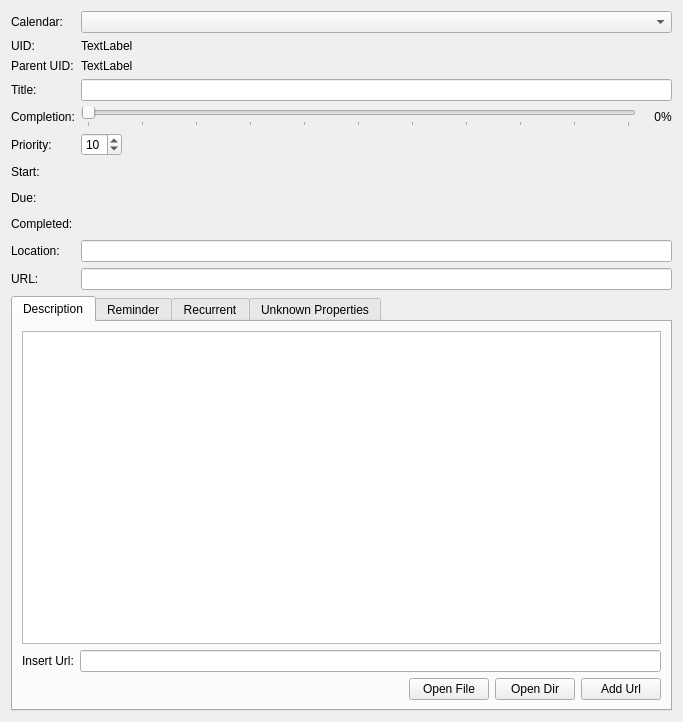
<?xml version="1.0" encoding="UTF-8"?>
<ui version="4.0">
 <class>Widget</class>
 <widget class="QWidget" name="Widget">
  <property name="geometry">
   <rect>
    <x>0</x>
    <y>0</y>
    <width>683</width>
    <height>722</height>
   </rect>
  </property>
  <property name="windowTitle">
   <string>ToDo details</string>
  </property>
  <layout class="QVBoxLayout" name="verticalLayout">
   <item>
    <layout class="QFormLayout" name="formLayout">
     <item row="1" column="0">
      <widget class="QLabel" name="label_9">
       <property name="text">
        <string>UID:</string>
       </property>
      </widget>
     </item>
     <item row="1" column="1">
      <widget class="QLabel" name="uidText">
       <property name="text">
        <string>TextLabel</string>
       </property>
      </widget>
     </item>
     <item row="2" column="0">
      <widget class="QLabel" name="label_10">
       <property name="text">
        <string>Parent UID:</string>
       </property>
      </widget>
     </item>
     <item row="2" column="1">
      <widget class="QLabel" name="parentUidText">
       <property name="text">
        <string>TextLabel</string>
       </property>
      </widget>
     </item>
     <item row="3" column="0">
      <widget class="QLabel" name="label">
       <property name="text">
        <string>Title:</string>
       </property>
      </widget>
     </item>
     <item row="3" column="1">
      <widget class="QLineEdit" name="titleEdit"/>
     </item>
     <item row="4" column="0">
      <widget class="QLabel" name="label_2">
       <property name="text">
        <string>Completion:</string>
       </property>
      </widget>
     </item>
     <item row="4" column="1">
      <layout class="QHBoxLayout" name="horizontalLayout_2">
       <property name="spacing">
        <number>0</number>
       </property>
       <item>
        <widget class="QSlider" name="completionSlider">
         <property name="maximum">
          <number>100</number>
         </property>
         <property name="orientation">
          <enum>Qt::Horizontal</enum>
         </property>
         <property name="tickPosition">
          <enum>QSlider::TicksBelow</enum>
         </property>
         <property name="tickInterval">
          <number>10</number>
         </property>
        </widget>
       </item>
       <item>
        <widget class="QLabel" name="completionValueLabel">
         <property name="sizePolicy">
          <sizepolicy hsizetype="Fixed" vsizetype="Preferred">
           <horstretch>0</horstretch>
           <verstretch>0</verstretch>
          </sizepolicy>
         </property>
         <property name="minimumSize">
          <size>
           <width>25</width>
           <height>0</height>
          </size>
         </property>
         <property name="text">
          <string>0</string>
         </property>
         <property name="alignment">
          <set>Qt::AlignRight|Qt::AlignTrailing|Qt::AlignVCenter</set>
         </property>
        </widget>
       </item>
       <item>
        <widget class="QLabel" name="label_6">
         <property name="text">
          <string>%</string>
         </property>
        </widget>
       </item>
      </layout>
     </item>
     <item row="5" column="0">
      <widget class="QLabel" name="label_3">
       <property name="text">
        <string>Priority:</string>
       </property>
      </widget>
     </item>
     <item row="5" column="1">
      <layout class="QHBoxLayout" name="horizontalLayout">
       <item>
        <widget class="QSpinBox" name="priorityBox">
         <property name="value">
          <number>10</number>
         </property>
        </widget>
       </item>
       <item>
        <spacer name="horizontalSpacer">
         <property name="orientation">
          <enum>Qt::Horizontal</enum>
         </property>
         <property name="sizeHint" stdset="0">
          <size>
           <width>40</width>
           <height>20</height>
          </size>
         </property>
        </spacer>
       </item>
      </layout>
     </item>
     <item row="6" column="0">
      <widget class="QLabel" name="label_15">
       <property name="text">
        <string>Start:</string>
       </property>
      </widget>
     </item>
     <item row="6" column="1">
      <layout class="QHBoxLayout" name="horizontalLayout_7">
       <item>
        <widget class="DateTimeModeWidget" name="startDateTime" native="true">
         <property name="minimumSize">
          <size>
           <width>50</width>
           <height>0</height>
          </size>
         </property>
        </widget>
       </item>
       <item>
        <spacer name="horizontalSpacer_5">
         <property name="orientation">
          <enum>Qt::Horizontal</enum>
         </property>
         <property name="sizeHint" stdset="0">
          <size>
           <width>40</width>
           <height>20</height>
          </size>
         </property>
        </spacer>
       </item>
      </layout>
     </item>
     <item row="7" column="0">
      <widget class="QLabel" name="label_16">
       <property name="text">
        <string>Due:</string>
       </property>
      </widget>
     </item>
     <item row="7" column="1">
      <layout class="QHBoxLayout" name="horizontalLayout_8">
       <item>
        <widget class="DateTimeModeWidget" name="dueDateTime" native="true">
         <property name="minimumSize">
          <size>
           <width>50</width>
           <height>0</height>
          </size>
         </property>
        </widget>
       </item>
       <item>
        <spacer name="horizontalSpacer_6">
         <property name="orientation">
          <enum>Qt::Horizontal</enum>
         </property>
         <property name="sizeHint" stdset="0">
          <size>
           <width>40</width>
           <height>20</height>
          </size>
         </property>
        </spacer>
       </item>
      </layout>
     </item>
     <item row="8" column="0">
      <widget class="QLabel" name="label_4">
       <property name="text">
        <string>Completed:</string>
       </property>
      </widget>
     </item>
     <item row="8" column="1">
      <layout class="QHBoxLayout" name="horizontalLayout_4">
       <item>
        <widget class="DateTimeModeWidget" name="completedDateTime" native="true">
         <property name="minimumSize">
          <size>
           <width>50</width>
           <height>0</height>
          </size>
         </property>
        </widget>
       </item>
       <item>
        <spacer name="horizontalSpacer_2">
         <property name="orientation">
          <enum>Qt::Horizontal</enum>
         </property>
         <property name="sizeHint" stdset="0">
          <size>
           <width>40</width>
           <height>20</height>
          </size>
         </property>
        </spacer>
       </item>
      </layout>
     </item>
     <item row="9" column="0">
      <widget class="QLabel" name="label_5">
       <property name="text">
        <string>Location:</string>
       </property>
      </widget>
     </item>
     <item row="9" column="1">
      <widget class="QLineEdit" name="locationEdit"/>
     </item>
     <item row="10" column="1">
      <widget class="QLineEdit" name="urlEdit"/>
     </item>
     <item row="10" column="0">
      <widget class="QLabel" name="label_8">
       <property name="text">
        <string>URL:</string>
       </property>
      </widget>
     </item>
     <item row="0" column="0">
      <widget class="QLabel" name="label_11">
       <property name="text">
        <string>Calendar:</string>
       </property>
      </widget>
     </item>
     <item row="0" column="1">
      <widget class="QComboBox" name="calendarCB"/>
     </item>
    </layout>
   </item>
   <item>
    <widget class="QTabWidget" name="tabWidget">
     <property name="currentIndex">
      <number>0</number>
     </property>
     <widget class="QWidget" name="descTab">
      <attribute name="title">
       <string>Description</string>
      </attribute>
      <layout class="QVBoxLayout" name="verticalLayout_2">
       <item>
        <widget class="QTextBrowser" name="descriptionEdit">
         <property name="readOnly">
          <bool>false</bool>
         </property>
         <property name="textInteractionFlags">
          <set>Qt::LinksAccessibleByKeyboard|Qt::LinksAccessibleByMouse|Qt::TextBrowserInteraction|Qt::TextEditable|Qt::TextEditorInteraction|Qt::TextSelectableByKeyboard|Qt::TextSelectableByMouse</set>
         </property>
         <property name="openLinks">
          <bool>false</bool>
         </property>
        </widget>
       </item>
       <item>
        <layout class="QHBoxLayout" name="urlLayout">
         <property name="topMargin">
          <number>0</number>
         </property>
         <item>
          <widget class="QLabel" name="label_7">
           <property name="text">
            <string>Insert Url:</string>
           </property>
          </widget>
         </item>
         <item>
          <widget class="QLineEdit" name="insertUrlEdit"/>
         </item>
        </layout>
       </item>
       <item>
        <layout class="QHBoxLayout" name="bottomButtonsLayout">
         <property name="topMargin">
          <number>0</number>
         </property>
         <item>
          <spacer name="horizontalSpacer_4">
           <property name="orientation">
            <enum>Qt::Horizontal</enum>
           </property>
           <property name="sizeHint" stdset="0">
            <size>
             <width>40</width>
             <height>20</height>
            </size>
           </property>
          </spacer>
         </item>
         <item>
          <widget class="QPushButton" name="openLocalFilePB">
           <property name="text">
            <string>Open File</string>
           </property>
          </widget>
         </item>
         <item>
          <widget class="QPushButton" name="openLocalDirPB">
           <property name="text">
            <string>Open Dir</string>
           </property>
          </widget>
         </item>
         <item>
          <widget class="QPushButton" name="addUrlPB">
           <property name="text">
            <string>Add Url</string>
           </property>
          </widget>
         </item>
        </layout>
       </item>
      </layout>
     </widget>
     <widget class="QWidget" name="reminderTab">
      <attribute name="title">
       <string>Reminder</string>
      </attribute>
      <layout class="QVBoxLayout" name="verticalLayout_3">
       <item>
        <widget class="ReminderWidget" name="reminderWidget" native="true"/>
       </item>
      </layout>
     </widget>
     <widget class="QWidget" name="recurrentTab">
      <attribute name="title">
       <string>Recurrent</string>
      </attribute>
      <layout class="QVBoxLayout" name="verticalLayout_4">
       <item>
        <widget class="RecurrentWidget" name="recurrentWidget" native="true"/>
       </item>
      </layout>
     </widget>
     <widget class="QWidget" name="unknownPropsTab">
      <attribute name="title">
       <string>Unknown Properties</string>
      </attribute>
      <layout class="QVBoxLayout" name="verticalLayout_5">
       <item>
        <widget class="QPlainTextEdit" name="unknownPropsTextEdit"/>
       </item>
      </layout>
     </widget>
    </widget>
   </item>
  </layout>
 </widget>
 <customwidgets>
  <customwidget>
   <class>RecurrentWidget</class>
   <extends>QWidget</extends>
   <header>hanlendar.gui.widget.recurrentwidget</header>
   <container>1</container>
  </customwidget>
  <customwidget>
   <class>ReminderWidget</class>
   <extends>QWidget</extends>
   <header>hanlendar.gui.widget.reminderwidget</header>
   <container>1</container>
  </customwidget>
  <customwidget>
   <class>DateTimeModeWidget</class>
   <extends>QWidget</extends>
   <header>hanlendar.gui.widget.datetimemodewidget</header>
   <container>1</container>
  </customwidget>
 </customwidgets>
 <resources/>
 <connections/>
</ui>
